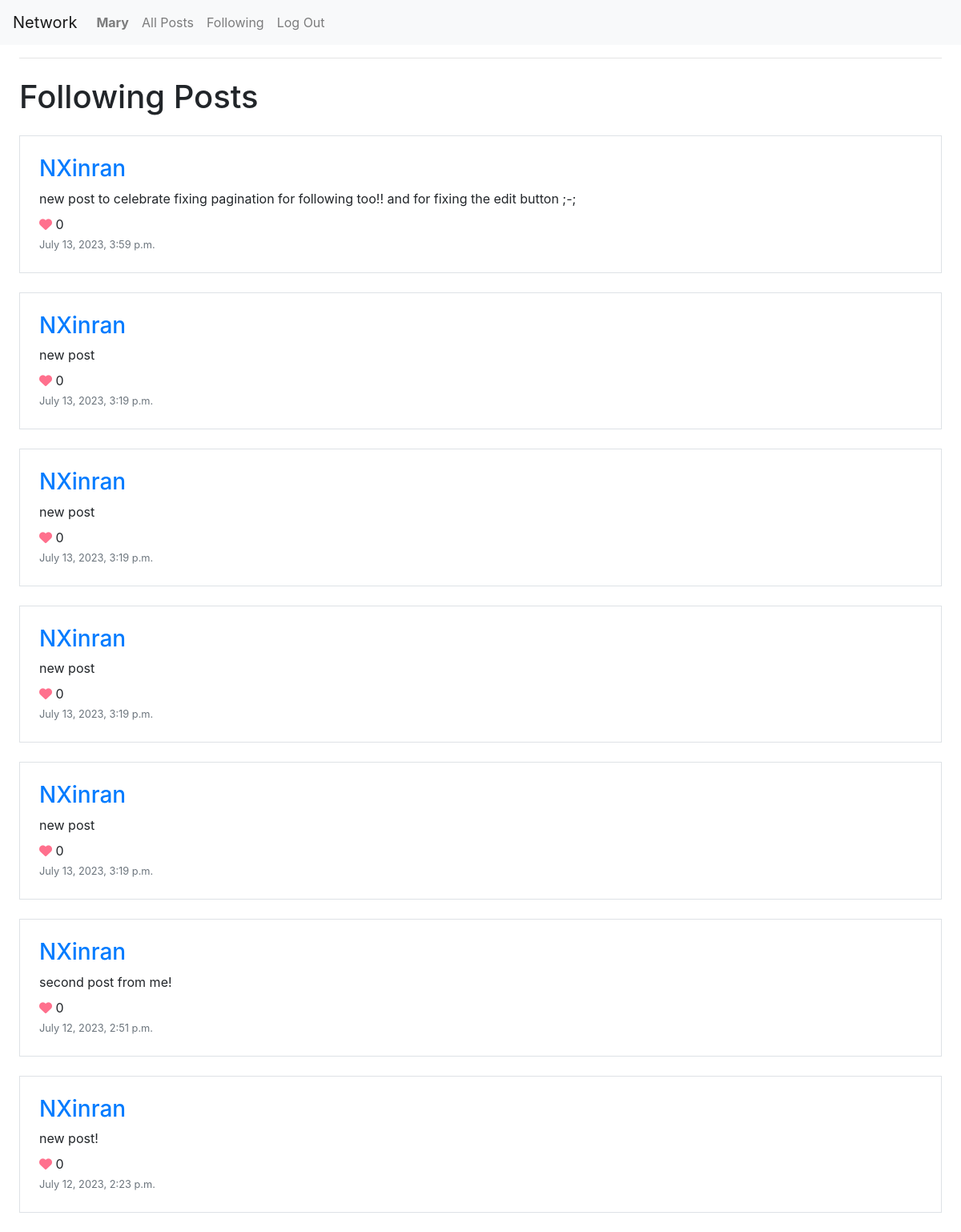
Page /following/1 (signed in) on the earlier database version.
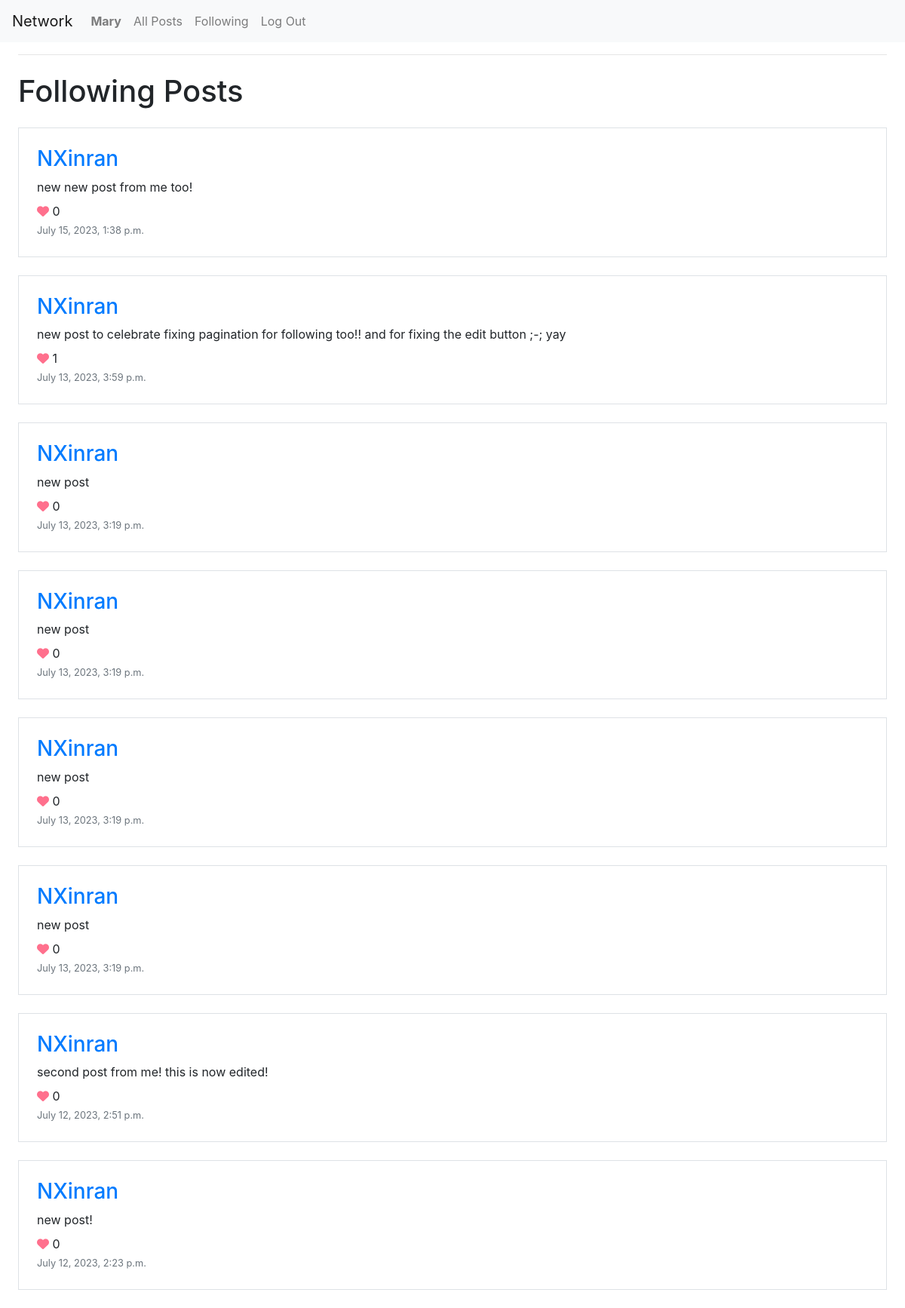
Same page on the later database version.
### network/models.py (models this page shows, shortened)
class User(AbstractUser):
    followers = models.ManyToManyField('self',
                                        symmetrical = False,
                                        blank=True,
                                        related_name='following')

class Post(models.Model):
    user = models.ForeignKey(User, on_delete=models.CASCADE)
    body = models.TextField()
    time = models.DateTimeField()
    likes = models.ManyToManyField(User,
                                   blank=True,
                                   related_name='liked')

### network/views.py (the view, shortened to what this page needs)
# urls.py: path("following/<int:page>", views.following_view, name="following"),
def following_view(request, page):
    allFollowing = request.user.following.all()
    allPosts = Post.objects.all()
    followingPosts = []
    for following in allFollowing:
        posts = allPosts.filter(user = following)
        for post in posts:
            followingPosts.append(post)
    followingPosts.sort(key=lambda x: x.time, reverse=True)
    paginator = Paginator(followingPosts, 10)
    numPages = paginator.num_pages
    posts = paginator.page(page).object_list
    hasNext = page < numPages
    hasPrev = page != 1
    return render(request, "network/following.html", {
        "followingPosts": posts,
        "hasNext": hasNext,
        "hasPrev": hasPrev,
        "nextPage": page + 1,
        "prevPage": page - 1
    })

### network/templates/network/following.html (shortened to what this page needs)
{% extends "network/layout.html" %}
{% block body %}
    <hr class="mx-4">
    <h1 class="m-4">Following Posts</h1>
    {% for post in followingPosts %}
    <div class="m-4 p-4 border">
        <h3 id="post_username" style="cursor:pointer;">
            <a href="{% url 'user' post.user.username 1 %}" style="text-decoration: none;">{{ post.user.username }}</a>
        </h3>
        <p class="my-2">{{ post.body }}</p>
        <div>
            <i class="fa-solid fa-heart" style="color: #ff708d; cursor:pointer" onclick="toggleLike({{post.id}})"></i>
            <p id="likes-count-{{post.id}}" style="display: inline;">{{ post.likes.count }}</p>
        </div>
        <small class="text-muted">{{ post.time }}</small>
    </div>
    {% endfor %}
{% endblock %}

### network/templates/network/layout.html (shortened to what this page needs)
{% load static %}
<!DOCTYPE html>
<html lang="en">
    <head>
        <link rel="stylesheet" href="https://stackpath.bootstrapcdn.com/bootstrap/4.4.1/css/bootstrap.min.css">
        <link href="{% static 'network/styles.css' %}" rel="stylesheet">
    </head>
    <body>
        <nav class="navbar navbar-expand-lg navbar-light bg-light">
            <a class="navbar-brand" href="{% url 'index' %}">Network</a>
            <div>
              <ul class="navbar-nav mr-auto">
                {% if user.is_authenticated %}
                    <li class="nav-item">
                        <a class="nav-link" href="{% url 'user' user.username 1 %}"><strong>{{ user.username }}</strong></a>
                    </li>
                {% endif %}
                <li class="nav-item">
                  <a class="nav-link" href="{% url 'index' %}">All Posts</a>
                </li>
                {% if user.is_authenticated %}
                    <li class="nav-item">
                        <a class="nav-link" href="{% url 'following' 1 %}">Following</a>
                    </li>
                    <li class="nav-item">
                        <a class="nav-link" href="{% url 'logout' %}">Log Out</a>
                    </li>
                {% endif %}
              </ul>
            </div>
          </nav>
        <div class="body">
            {% block body %}
            {% endblock %}
        </div>
    </body>
</html>

Differences in the rows shown:
added Post: user.username "NXinran", body "new new post from me too!", likes.count "0", time "July 15, 2023, 1:38 p.m."
changed Post: body "new post to celebrate fixing pagination for following too!! and for fixing the edit button ;-;" → "new post to celebrate fixing pagination for following too!! and for fixing the edit button ;-; yay"; likes.count "0" → "1"
changed Post: body "second post from me!" → "second post from me! this is now edited!"
